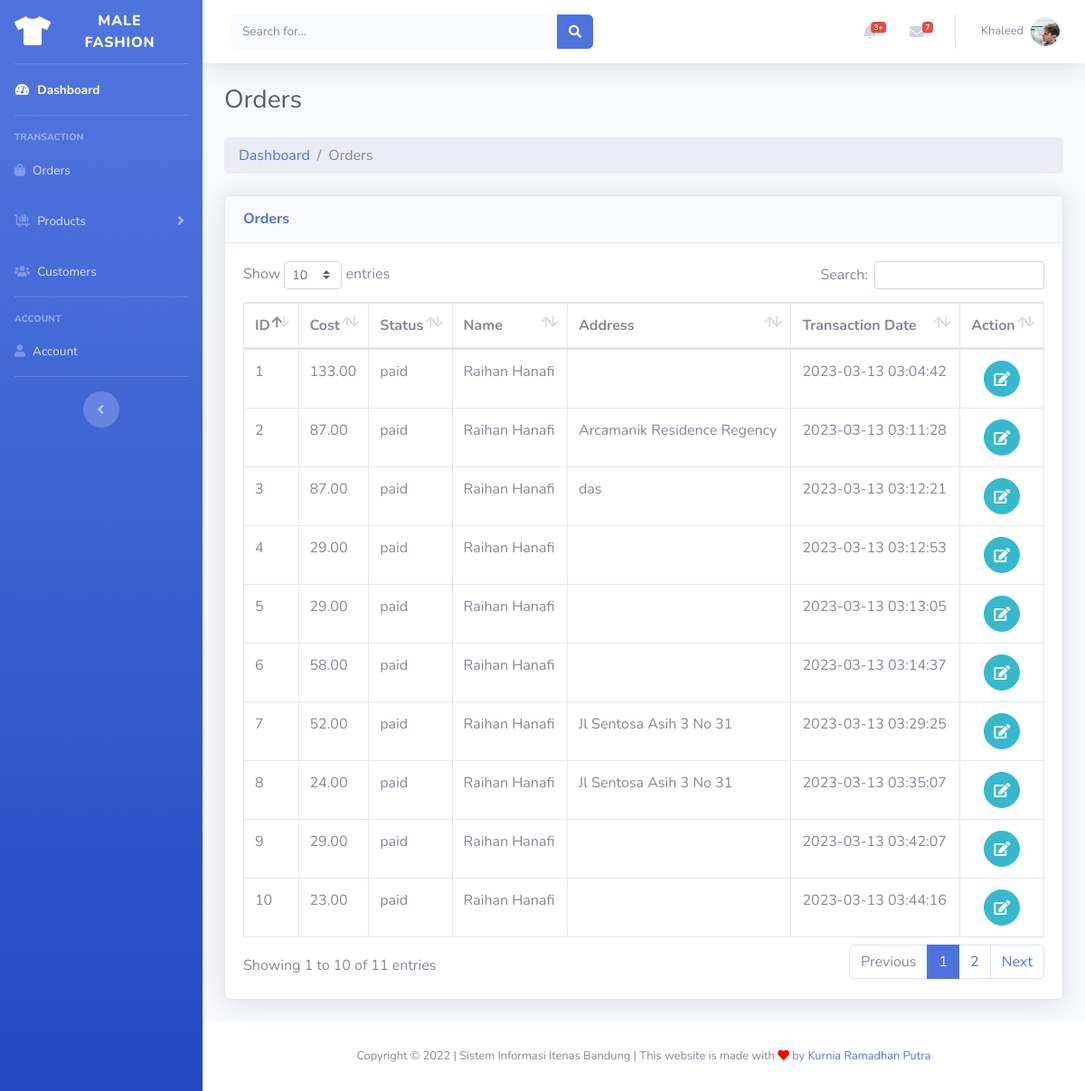
The app's page /admin/orders.php (signed in) with its own data.
### tables this page shows
CREATE TABLE `orders` (
  `order_id` int(11) NOT NULL,
  `order_cost` decimal(10,2) NOT NULL,
  `order_status` varchar(100) NOT NULL DEFAULT 'on_hold',
  `user_id` int(11) NOT NULL,
  `user_phone` varchar(15) NOT NULL,
  `user_city` varchar(255) NOT NULL,
  `user_address` varchar(255) NOT NULL,
  `order_date` datetime NOT NULL DEFAULT current_timestamp()
);

CREATE TABLE `users` (
  `user_id` int(11) NOT NULL,
  `user_name` varchar(100) NOT NULL,
  `user_email` varchar(100) NOT NULL,
  `user_password` varchar(100) NOT NULL,
  `user_phone` varchar(20) DEFAULT NULL,
  `user_address` varchar(255) DEFAULT NULL,
  `user_city` varchar(100) DEFAULT NULL,
  `user_photo` varchar(255) DEFAULT NULL
);

### admin/orders.php (the view, shortened to what this page needs)
<?php
include('layouts/header.php');
$query_orders = "SELECT o.order_id, o.order_cost, o.order_status, u.user_name, o.user_address, o.order_date FROM `orders` o, `users` u WHERE o.user_id = u.user_id ORDER BY o.order_date DESC";
$stmt_orders = $conn->prepare($query_orders);
$stmt_orders->execute();
$orders = $stmt_orders->get_result();
?>
<div class="container-fluid">
    <h1 class="h3 mb-2 text-gray-800">Orders</h1>
    <nav class="mt-4 rounded" aria-label="breadcrumb">
        <ol class="breadcrumb px-3 py-2 rounded mb-4">
            <li class="breadcrumb-item"><a href="index.php">Dashboard</a></li>
            <li class="breadcrumb-item active">Orders</li>
        </ol>
    </nav>
    <div class="card shadow mb-4">
        <div class="card-header py-3">
            <h6 class="m-0 font-weight-bold text-primary">Orders</h6>
        </div>
        <div class="card-body">
            <div class="table-responsive">
                <table class="table table-bordered" id="dataTable" width="100%" cellspacing="0">
                    <thead>
                        <tr>
                            <th>ID</th>
                            <th>Cost</th>
                            <th>Status</th>
                            <th>Name</th>
                            <th>Address</th>
                            <th>Transaction Date</th>
                            <th>Action</th>
                        </tr>
                    </thead>
                    <tbody>
                        <?php foreach ($orders as $order) { ?>
                            <tr>
                                <td><?php echo $order['order_id']; ?></td>
                                <td><?php echo $order['order_cost']; ?></td>
                                <td><?php echo $order['order_status']; ?></td>
                                <td><?php echo $order['user_name']; ?></td>
                                <td><?php echo $order['user_address']; ?></td>
                                <td><?php echo $order['order_date']; ?></td>
                                <td class="text-center">
                                    <a href="edit_order.php?order_id=<?php echo $order['order_id']; ?>" class="btn btn-info btn-circle">
                                        <i class="fas fa-edit"></i>
                                    </a>
                                </td>
                            </tr>
                        <?php } ?>
                    </tbody>
                </table>
            </div>
        </div>
    </div>
</div>
</div>
<?php include('layouts/footer.php'); ?>

### records on screen
orders: order_id "10", order_cost "23.00", order_status "paid", user.user_name "Raihan Hanafi", order_date "2023-03-13 03:44:16"
orders: order_id "9", order_cost "29.00", order_status "paid", user.user_name "Raihan Hanafi", order_date "2023-03-13 03:42:07"
orders: order_id "8", order_cost "24.00", order_status "paid", user.user_name "Raihan Hanafi", user_address "Jl Sentosa Asih 3 No 31", order_date "2023-03-13 03:35:07"
orders: order_id "7", order_cost "52.00", order_status "paid", user.user_name "Raihan Hanafi", user_address "Jl Sentosa Asih 3 No 31", order_date "2023-03-13 03:29:25"
orders: order_id "6", order_cost "58.00", order_status "paid", user.user_name "Raihan Hanafi", order_date "2023-03-13 03:14:37"
orders: order_id "5", order_cost "29.00", order_status "paid", user.user_name "Raihan Hanafi", order_date "2023-03-13 03:13:05"
orders: order_id "4", order_cost "29.00", order_status "paid", user.user_name "Raihan Hanafi", order_date "2023-03-13 03:12:53"
orders: order_id "3", order_cost "87.00", order_status "paid", user.user_name "Raihan Hanafi", user_address "das", order_date "2023-03-13 03:12:21"
orders: order_id "2", order_cost "87.00", order_status "paid", user.user_name "Raihan Hanafi", user_address "Arcamanik Residence Regency", order_date "2023-03-13 03:11:28"
orders: order_id "1", order_cost "133.00", order_status "paid", user.user_name "Raihan Hanafi", order_date "2023-03-13 03:04:42"

### other values on screen
$_SESSION['admin_name'] "Khaleed"
